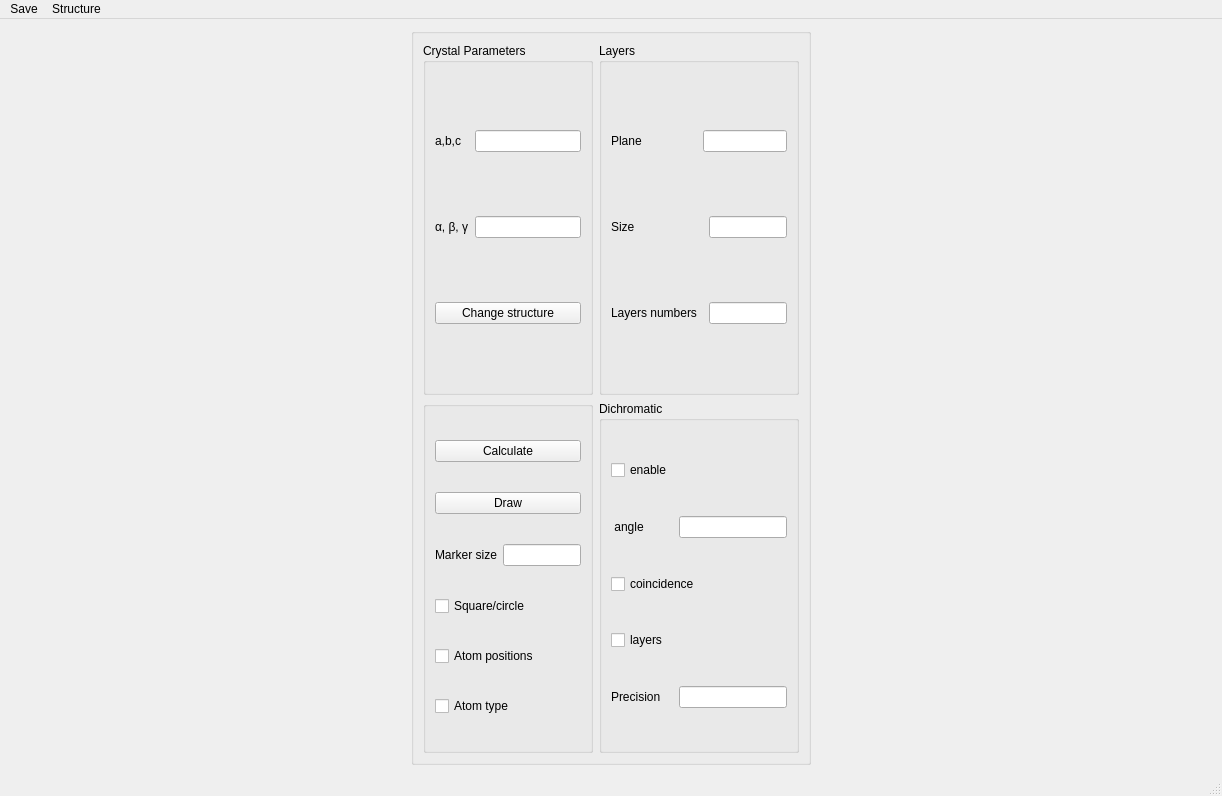
<?xml version="1.0" encoding="UTF-8"?>
<ui version="4.0">
 <class>CrystalProj</class>
 <widget class="QMainWindow" name="CrystalProj">
  <property name="geometry">
   <rect>
    <x>0</x>
    <y>0</y>
    <width>1222</width>
    <height>796</height>
   </rect>
  </property>
  <property name="windowTitle">
   <string>CrystalProj</string>
  </property>
  <widget class="QWidget" name="centralwidget">
   <layout class="QGridLayout" name="gridLayout_11">
    <item row="0" column="0">
     <layout class="QGridLayout" name="mplvl"/>
    </item>
    <item row="0" column="1">
     <widget class="QGroupBox" name="groupBox">
      <property name="maximumSize">
       <size>
        <width>400</width>
        <height>16777215</height>
       </size>
      </property>
      <property name="title">
       <string/>
      </property>
      <layout class="QGridLayout" name="gridLayout">
       <item row="0" column="0">
        <widget class="QGroupBox" name="groupBox_2">
         <property name="sizePolicy">
          <sizepolicy hsizetype="Preferred" vsizetype="Preferred">
           <horstretch>0</horstretch>
           <verstretch>0</verstretch>
          </sizepolicy>
         </property>
         <property name="title">
          <string>Crystal Parameters</string>
         </property>
         <layout class="QGridLayout" name="gridLayout_2">
          <item row="1" column="0">
           <widget class="QLabel" name="alphabetagamma_label">
            <property name="text">
             <string>&lt;p&gt;&amp;alpha;, &amp;beta;, &amp;gamma;&lt;/p&gt;</string>
            </property>
           </widget>
          </item>
          <item row="1" column="1">
           <widget class="QLineEdit" name="alphabetagamma_entry"/>
          </item>
          <item row="0" column="1">
           <widget class="QLineEdit" name="abc_entry"/>
          </item>
          <item row="0" column="0">
           <widget class="QLabel" name="abc_label">
            <property name="text">
             <string>a,b,c</string>
            </property>
           </widget>
          </item>
          <item row="2" column="0" colspan="2">
           <widget class="QPushButton" name="changeStruct_button">
            <property name="text">
             <string>Change structure</string>
            </property>
           </widget>
          </item>
         </layout>
        </widget>
       </item>
       <item row="0" column="1">
        <widget class="QGroupBox" name="groupBox_3">
         <property name="title">
          <string>Layers</string>
         </property>
         <layout class="QGridLayout" name="gridLayout_3">
          <item row="2" column="0">
           <widget class="QLabel" name="label_2">
            <property name="text">
             <string>Layers numbers</string>
            </property>
           </widget>
          </item>
          <item row="0" column="0">
           <widget class="QLabel" name="label">
            <property name="text">
             <string>Plane</string>
            </property>
           </widget>
          </item>
          <item row="2" column="2">
           <widget class="QLineEdit" name="layers_entry"/>
          </item>
          <item row="0" column="1" colspan="2">
           <widget class="QLineEdit" name="plane_entry"/>
          </item>
          <item row="1" column="2">
           <widget class="QLineEdit" name="size_entry"/>
          </item>
          <item row="1" column="0">
           <widget class="QLabel" name="label_3">
            <property name="text">
             <string>Size</string>
            </property>
           </widget>
          </item>
         </layout>
        </widget>
       </item>
       <item row="1" column="0">
        <widget class="QGroupBox" name="groupBox_4">
         <property name="title">
          <string/>
         </property>
         <layout class="QGridLayout" name="gridLayout_4">
          <item row="2" column="0">
           <widget class="QLabel" name="label_6">
            <property name="text">
             <string>Marker size</string>
            </property>
           </widget>
          </item>
          <item row="2" column="1">
           <widget class="QLineEdit" name="markers_entry"/>
          </item>
          <item row="3" column="0" colspan="2">
           <widget class="QCheckBox" name="square_box">
            <property name="text">
             <string>Square/circle</string>
            </property>
           </widget>
          </item>
          <item row="4" column="0" colspan="2">
           <widget class="QCheckBox" name="labels_box">
            <property name="text">
             <string>Atom positions</string>
            </property>
           </widget>
          </item>
          <item row="5" column="0" colspan="2">
           <widget class="QCheckBox" name="atoms_box">
            <property name="text">
             <string>Atom type</string>
            </property>
           </widget>
          </item>
          <item row="0" column="0" colspan="2">
           <widget class="QPushButton" name="calculate_button">
            <property name="text">
             <string>Calculate</string>
            </property>
           </widget>
          </item>
          <item row="1" column="0" colspan="2">
           <widget class="QPushButton" name="draw_button">
            <property name="text">
             <string>Draw</string>
            </property>
           </widget>
          </item>
         </layout>
        </widget>
       </item>
       <item row="1" column="1">
        <widget class="QGroupBox" name="groupBox_5">
         <property name="title">
          <string>Dichromatic</string>
         </property>
         <layout class="QGridLayout" name="gridLayout_5">
          <item row="5" column="0">
           <widget class="QLabel" name="label_5">
            <property name="text">
             <string>Precision</string>
            </property>
           </widget>
          </item>
          <item row="0" column="0">
           <widget class="QCheckBox" name="dsc_box">
            <property name="text">
             <string>enable</string>
            </property>
           </widget>
          </item>
          <item row="1" column="0">
           <widget class="QLabel" name="label_4">
            <property name="text">
             <string> angle</string>
            </property>
           </widget>
          </item>
          <item row="1" column="1">
           <widget class="QLineEdit" name="angle_entry"/>
          </item>
          <item row="3" column="0" colspan="2">
           <widget class="QCheckBox" name="coincidence_box">
            <property name="text">
             <string>coincidence</string>
            </property>
           </widget>
          </item>
          <item row="4" column="0" colspan="2">
           <widget class="QCheckBox" name="layers_box">
            <property name="text">
             <string>layers</string>
            </property>
           </widget>
          </item>
          <item row="5" column="1">
           <widget class="QLineEdit" name="precision_entry"/>
          </item>
         </layout>
        </widget>
       </item>
      </layout>
     </widget>
    </item>
   </layout>
  </widget>
  <widget class="QMenuBar" name="menubar">
   <property name="geometry">
    <rect>
     <x>0</x>
     <y>0</y>
     <width>1222</width>
     <height>23</height>
    </rect>
   </property>
   <widget class="QMenu" name="menuSave">
    <property name="title">
     <string>Save</string>
    </property>
    <addaction name="actionSave_figure"/>
   </widget>
   <widget class="QMenu" name="menuStructure">
    <property name="title">
     <string>Structure</string>
    </property>
   </widget>
   <addaction name="menuSave"/>
   <addaction name="menuStructure"/>
  </widget>
  <widget class="QStatusBar" name="statusbar"/>
  <action name="actionSave_figure">
   <property name="text">
    <string>Save figure</string>
   </property>
  </action>
  <action name="actionCalculate_Schmid_factor">
   <property name="text">
    <string>calculate Schmid factor</string>
   </property>
  </action>
  <action name="actionCalculate_angle">
   <property name="text">
    <string>Calculate angle</string>
   </property>
  </action>
  <action name="actionCalculate_xyz">
   <property name="text">
    <string>calculate xyz directions</string>
   </property>
  </action>
  <action name="actionCalculate_apparent_width">
   <property name="text">
    <string>Calculate apparent width</string>
   </property>
  </action>
  <action name="actionPlanes">
   <property name="text">
    <string>planes</string>
   </property>
  </action>
  <action name="actionProj_directions">
   <property name="text">
    <string>proj. directions</string>
   </property>
  </action>
  <action name="actionPlane_cone">
   <property name="text">
    <string>plane-cone</string>
   </property>
  </action>
  <action name="actionCalculate_intersections">
   <property name="text">
    <string>Calculate intersections</string>
   </property>
  </action>
  <action name="actionHkl_uvw">
   <property name="text">
    <string>hkl &lt;&gt; uvw</string>
   </property>
  </action>
  <action name="actionPlot_Kikuchi_lines">
   <property name="text">
    <string>plot Kikuchi lines or diffraction pattern</string>
   </property>
  </action>
 </widget>
 <tabstops>
  <tabstop>abc_entry</tabstop>
  <tabstop>alphabetagamma_entry</tabstop>
  <tabstop>plane_entry</tabstop>
  <tabstop>size_entry</tabstop>
  <tabstop>layers_entry</tabstop>
  <tabstop>changeStruct_button</tabstop>
  <tabstop>calculate_button</tabstop>
  <tabstop>draw_button</tabstop>
  <tabstop>markers_entry</tabstop>
  <tabstop>square_box</tabstop>
  <tabstop>labels_box</tabstop>
  <tabstop>atoms_box</tabstop>
  <tabstop>dsc_box</tabstop>
  <tabstop>angle_entry</tabstop>
  <tabstop>coincidence_box</tabstop>
  <tabstop>layers_box</tabstop>
  <tabstop>precision_entry</tabstop>
 </tabstops>
 <resources/>
 <connections/>
 <slots>
  <slot>plot()</slot>
 </slots>
</ui>
